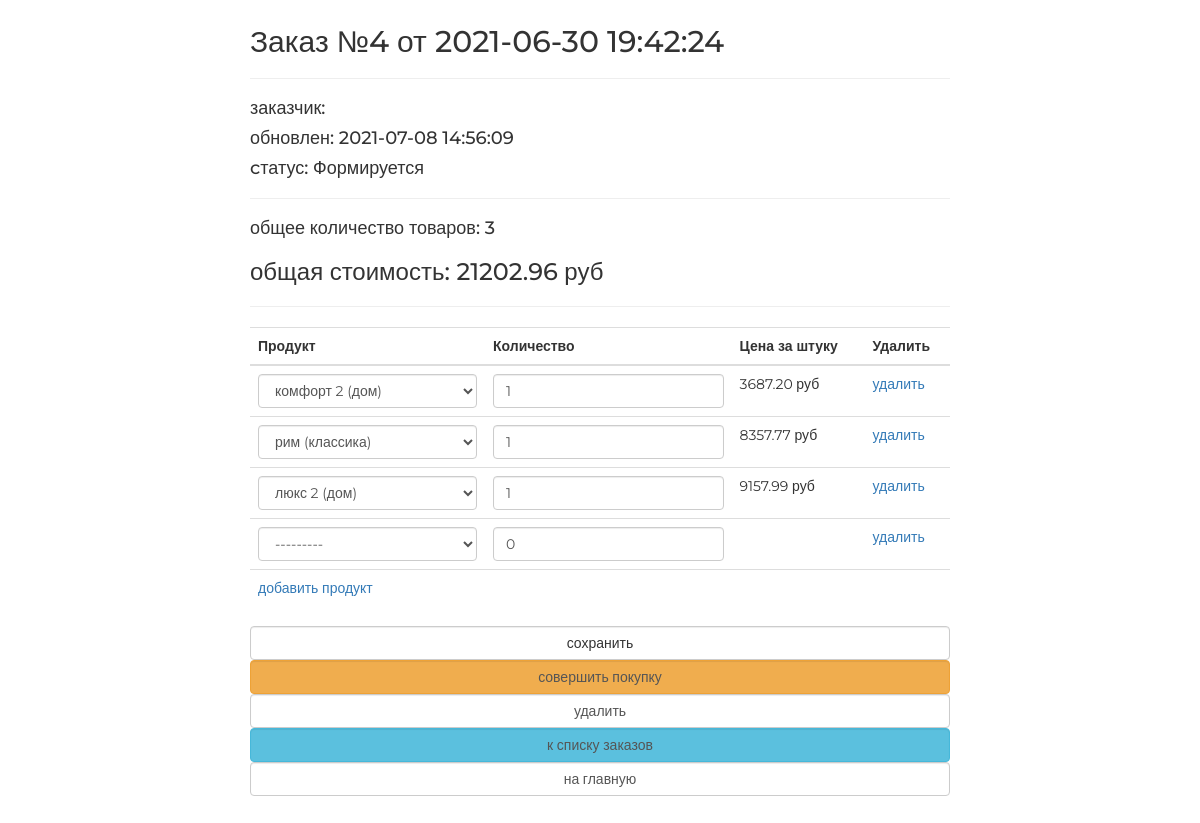
Page /order/update/4/ on the committed database.
### ordersapp/models.py (models this page shows, shortened)
class Order(models.Model):
    FORMING = 'FM'
    SENT_TO_PROCEED = 'STP'
    PROCEEDED = 'PRD'
    PAID = 'PD'
    READY = 'RD'
    CANCEL = 'CNC'
    DELIVERED = 'DVD'
    STATUSES = (
        (FORMING, 'Формируется'),
        (SENT_TO_PROCEED, 'Отправлен в обработку'),
        (PROCEEDED, 'Обработан'),
        (PAID, 'Оплачен'),
        (READY, 'Готов к выдаче'),
        (CANCEL, 'Отменен'),
        (DELIVERED, 'Выдан'),
    )
    user = models.ForeignKey(settings.AUTH_USER_MODEL, on_delete=models.CASCADE)
    created = models.DateTimeField(auto_now_add=True, verbose_name='создан')
    updated = models.DateTimeField(auto_now=True, verbose_name='обновлен')
    is_active = models.BooleanField(default=True)
    status = models.CharField(choices=STATUSES, default=FORMING, verbose_name='статус', max_length=3)
    def get_total_quantity(self):
        _items = self.orderitems.select_related()
        _totalquantity = sum(list(map(lambda x: x.quantity, _items)))
        return _totalquantity
    def get_total_cost(self):
        _items = self.orderitems.select_related()
        _totalcost = sum(list(map(lambda x: x.get_product_cost(), _items)))
        return _totalcost

class OrderItem(models.Model):
    order = models.ForeignKey(Order, on_delete=models.CASCADE, related_name='orderitems')
    product = models.ForeignKey(Product, on_delete=models.CASCADE, verbose_name='продукт')
    quantity = models.PositiveSmallIntegerField(default=0, verbose_name='количество')
    def get_product_cost(self):
        return self.product.price * self.quantity

### mainapp/models.py (models this page shows)
class Product(models.Model):
    category = models.ForeignKey(ProductCategory, on_delete=models.CASCADE)
    name = models.CharField(verbose_name='имя продукта', max_length=128)
    image = models.ImageField(upload_to='products_images', blank=True)
    short_desc = models.CharField(verbose_name='краткое описание продукта', max_length=60, blank=True)
    description = models.TextField(verbose_name='описание продукта', blank=True)
    price = models.DecimalField(verbose_name='цена продукта', max_digits=8, decimal_places=2, default=0)
    quantity = models.PositiveIntegerField(verbose_name='количество на складе', default=0)
    is_active = models.BooleanField(verbose_name='категория активна', default=True)
    def __str__(self):
        return "{} ({})".format(self.name, self.category.name)

### ordersapp/views.py (the view, shortened to what this page needs)
# urls.py: path('update/<pk>/', ordersapp.OrderUpdate.as_view(), name='update'),
class OrderUpdate(UpdateView):
    model = Order
    success_url = reverse_lazy('order:list')
    fields = []
    def get_context_data(self, **kwargs):
        data = super().get_context_data(**kwargs)
        OrderFormSet = inlineformset_factory(Order, OrderItem, form=OrderItemEditForm, extra=1)
        if self.request.POST:
            formset = OrderFormSet(self.request.POST, instance=self.object)
        else:
            formset = OrderFormSet(instance=self.object)
            for form in formset.forms:
                if form.instance.pk:
                    form.initial['price'] = form.instance.product.price
        data['orderitems'] = formset
        return data

### mainapp/context_processors.py (called while the page is built)
def basket(request):
    basket_list = []
    if request.user.is_authenticated:
        basket_list = Basket.objects.filter(user=request.user)
    return {
        'basket': basket_list
    }

### ordersapp/templates/ordersapp/order_form.html (shortened to what this page needs)
{% extends "ordersapp/base.html" %}
{% load static %}
{% block content %}
   {% include 'ordersapp/includes/inc_order_summary.html' %}
   <div class="order_form">
       <form action="" method="post">
           <table class="table">
               {% for form in orderitems.forms %}
                   {% if forloop.first %}
                       <thead>
                       <tr>
                           {% for field in form.visible_fields %}
                               <th class="{% cycle 'td1' 'td2' 'td3' 'td4' %} order formset_td">
                                   {{ field.label|capfirst }}
                               </th>
                           {% endfor %}
                       </tr>
                       </thead>
                   {% endif %}
                   <tr class="formset_row">
                       {% for field in form.visible_fields %}
                           <td class="{% cycle 'td1' 'td2' 'td3' 'td4' %} order formset_td">
                               {% if field.name == 'price' %}
                                    {% if field.value %}
                                        <span class="orderitem-{{ forloop.parentloop.counter0 }}-price">
                                            {{ field.value|default:"" }}
                                        </span>руб
                                    {% endif %}
                               {% else %}
                                    {{ field }}
                               {% endif %}
                           </td>
                       {% endfor %}
                   </tr>
               {% endfor %}
           </table>
           <button type="submit" value="сохранить" class="btn btn-default btn-round form-control last">сохранить</button>
           {% include 'ordersapp/includes/inc_order_actions.html' %}
       </form>
   </div>
{% endblock %}

### ordersapp/templates/ordersapp/includes/inc_order_summary.html (shortened to what this page needs)
{% if object %}
   <div class="h2">Заказ №{{ object.pk }} от {{ object.created|date:"Y-m-d H:i:s" }}</div>
   <hr>
   <div class="h4">заказчик: {{ user.last_name }} {{ user.first_name }} </div>
   <div class="h4">обновлен: {{ object.updated|date:"Y-m-d H:i:s" }}</div>
   <div class="h4">cтатус: {{ object.get_status_display }}</div>
   <hr>
   <div class="h4">
       общее количество товаров: <span class="order_total_quantity">{{ object.get_total_quantity }}</span>
   </div>
   <div class="h3">
       общая стоимость: <span class="order_total_cost">{{ object.get_total_cost }}</span> руб
   </div>
{% endif %}
<hr>

### static/css/style.css (style rules this page uses)
* { margin: 0; padding: 0; }
body { font-family: 'Montserrat', sans-serif; }
html, body { height: 100%; }
table { width: 100%; }
td:first-child { width: 235px; }

### rows in the picture
Order: pk "4", created "2021-06-30 19:42:24", updated "2021-07-08 14:56:09", status "Формируется", get_total_quantity "3", get_total_cost "21202.96"
Product: value "3687.20"
Product: value "8357.77"
Product: value "9157.99"

### other values in the picture
{{ field.label|capfirst }} "Продукт" "Количество" "Цена за штуку" "Удалить"
